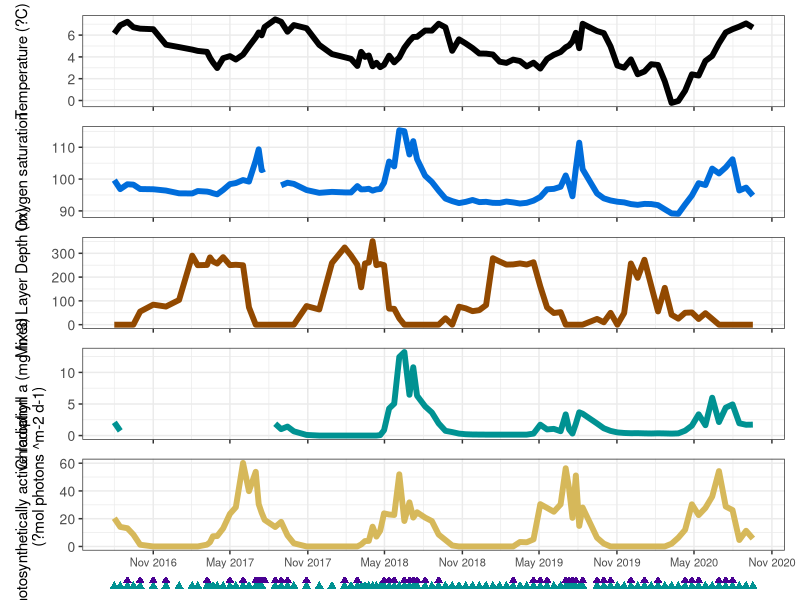

The R source for this figure:
####################

#### Plot environmental conditions and sampling time points

####################

### Define working directory
setwd('XXXXX')

### Define output directories
output_figures <- ('')
output_tables <- ('')

### Load libraries
library(dplyr)
library(ggplot2)
library(patchwork)

### Import files
# Import metdata
ras_metadata=read.table(file="RAS_F4_META.txt", sep="\t",
                        check.names=F, header=T) %>%
  mutate(date = as.Date(date, "%d.%m.%Y"))

ras_16s_samples = ras_metadata %>%
  filter(SSU_16S == "16S") %>%
  select(RAS_id,date)

ras_mg_samples = ras_metadata %>%
  filter(MetaG == "MG") %>%
  select(RAS_id,date)

### Create sampling time point plot
ras_wsc_asv_and_mg_sampling_timepoints_plot = 
  ggplot(ras_16s_samples, aes(x=date)) + 
  theme_void() +
  ylim(0,0.25) + 
  geom_point(data=ras_16s_samples, aes(y=0.1),
             colour="#009292", size=2, shape=17) + 
  geom_point(data=ras_mg_samples, aes(y=0.2),
             colour="#490092", size=2, shape=17) 

### Define function to plot environmental variables
plot_env_variables <- function(infile, env_var, colour_var, labs_var){
  env_var <- enquo(env_var)
  ggplot(infile, aes(x=date, y=!!env_var)) + 
    geom_line(colour = colour_var, linewidth=2) + 
    labs(y = labs_var) + 
    scale_x_date(date_breaks = "6 months", date_labels =  "%b %Y") +
    theme_bw() + 
    theme(axis.text.y = element_text(size = 10),
          axis.text.x = element_blank(),
          axis.title.y = element_text(size = 11),
          axis.title.x = element_blank())
}

plot_env_variables_bottom <- function(infile, env_var, colour_var, labs_var){
  env_var <- enquo(env_var)
  ggplot(infile, aes(x=date, y=!!env_var)) + 
    geom_line(colour = colour_var, linewidth=2) + 
    labs(y = labs_var) + 
    scale_x_date(date_breaks = "6 months", date_labels =  "%b %Y") +
    theme_bw() + 
    theme(axis.text.y = element_text(size = 10),
          axis.text.x = element_text(size = 8),
          axis.title.y = element_text(size = 11),
          axis.title.x = element_blank())
}

### Execute function for each variable
time_series_temp_plot <- plot_env_variables(ras_metadata, temp, "black", "Temperature (?C)")
time_series_MLD_plot <- plot_env_variables(ras_metadata, MLD, "#924900", "Mixed Layer Depth (m)")
time_series_PAR_plot <- plot_env_variables_bottom(ras_metadata, PAR_satellite, "#d6b85a", 
                                           "Photosynthetically active radiation 
                   (?mol photons ^m-2 d-1)")
time_series_chla_plot <- plot_env_variables(ras_metadata, Chl_a, "#009292", 
                                           "Chlorophyll a (mg m^3)")
time_series_oxygen_plot <- plot_env_variables(ras_metadata, O2_sat, "#006ddb", 
                                            "Oxygen saturation")


### Combine all plots together into Figure and export
pdf(file=paste0(output_figures,"FRAM_RAS_F4_env_conditions_and_sampling_timepoints.pdf"),height=8, width=10)
time_series_temp_plot/time_series_oxygen_plot/time_series_MLD_plot/
  time_series_chla_plot/time_series_PAR_plot/
  ras_wsc_asv_and_mg_sampling_timepoints_plot+
  plot_layout(nrow=6,heights=c(3,3,3,3,3,0.5))
dev.off()


